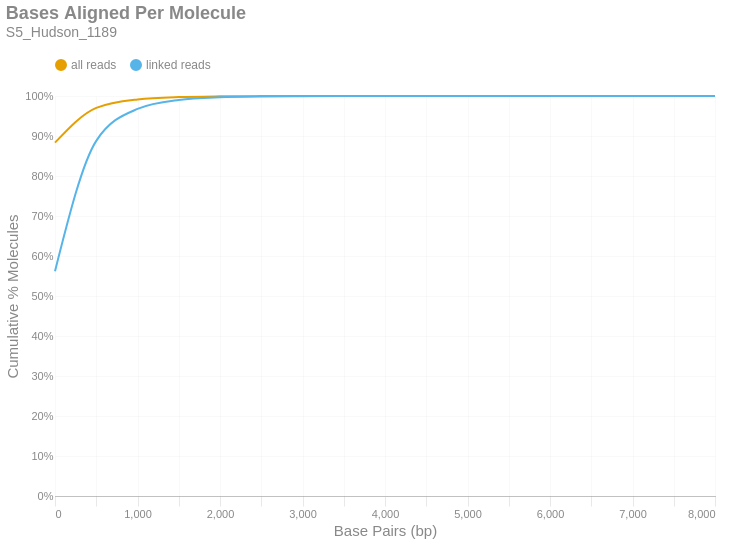

Notebook code for this chart:
### Markdown cell above
### Bases Aligned Per Molecule
This is a cumulative frequency distribution showing the number of base pairs aligned per unique molecule. These data are shown in 500 bp bins. There are two distributions: one with `all reads` (yellow) and another with only `linked reads` (blue). The percent of molecules in the `linked reads` distribution is relative to the total number of linked molecules.

### Code cell
if SKIPLR:
    print_html(f"Skipped")
else:
    binned_df = consolidated_hist(valids['aligned_bp'], mask, 500, True)
    with SafeRender(binned_df):
        (
            density_plot(binned_df, 'Bases Aligned Per Molecule', samplename, 'basesper')
            .encode(
                x=alt.X('bin:Q', title="Base Pairs (bp)").axis(tickMinStep=500).scale(padding=0),
                y=alt.Y('value:Q', title='Cumulative % Molecules')
                    .axis(format='%')
                    .scale(domain = [0,1])
                    .stack(False),
                color=alt.Color("key:N").scale(domain = ["all reads", "linked reads"]),
                tooltip = [
                    alt.Tooltip("key:N", title = "Data Type"),
                    alt.Tooltip("range_label:N", title="Bases Aligned Per Molecule"),
                    alt.Tooltip("value:Q", format = ".2%", title="% Molecules (Cum.)")
                ]
            )
        ).display()

### Figure 1 — Vega-Lite specification as saved in the notebook (floating-point values rounded to 4 significant figures)
{"width": "container", "height": 400, "config": {"title": {"anchor": "start", "dy": -15, "fontSize": 18, "color": "#888888", "subtitleColor": "#888888", "subtitleFontSize": 14}, "arc": {"fill": "#0072B2"}, "axis": {"domainColor": "#888888", "domainWidth": 0.5, "gridWidth": 0.2, "grid": false, "titleFontWeight": 400, "titleFontSize": 15, "labelFontSize": 11, "labelColor": "#888888", "tickColor": "#888888", "tickWidth": 0.2, "titleColor": "#888888"}, "axisBand": {"grid": false}, "axisX": {"grid": true, "tickSize": 10, "domainCap": "round"}, "axisY": {"domain": false, "grid": true, "tickSize": 0, "domainCap": "round"}, "background": "transparent", "header": {"labelFontSize": 15, "labelColor": "#888888", "titleFontSize": 15, "titleFontWeight": 600, "titleColor": "#888888"}, "legend": {"labelFont": "sans-serif", "labelFontSize": 12, "labelColor": "#888888", "symbolSize": 100, "symbolType": "circle", "titleFontSize": 12, "titlePadding": 10, "titleColor": "#888888", "title": null, "orient": "top"}, "range": {"category": ["#E69F00", "#56B4E9", "#009E73", "#F0E442", "#0072B2", "#D55E00", "#CC79A7", "#000000"], "diverging": ["#cfe8f3", "#a2d4ec", "#73bfe2", "#46abdb", "#1696d2", "#12719e"]}, "area": {"fill": "#0072B2", "fillOpacity": 0.7, "line": true, "strokeOpacity": 0.7}, "line": {"color": "#0072B2", "stroke": "#0072B2", "strokeWidth": 2}, "trail": {"color": "#0072B2", "stroke": "#0072B2", "strokeWidth": 0, "size": 1}, "point": {"filled": true, "fillOpacity": 1.0, "size": 95}, "text": {"color": "#888888", "fontSize": 11, "align": "right", "fontWeight": 400, "size": 11}, "bar": {"fill": "#0072B2", "stroke": null}, "view": {"stroke": null, "continuousWidth": 660, "continuousHeight": 400}}, "data": {"name": "data-cb86dc1aca9ae68c3672f044ea835b48"}, "mark": {"type": "line", "interpolate": "monotone", "point": {"opacity": 0, "size": 275}}, "encoding": {"color": {"field": "key", "scale": {"domain": ["all reads", "linked reads"]}, "type": "nominal"}, "tooltip": [{"field": "key", "title": "Data Type", "type": "nominal"}, {"field": "range_label", "title": "Bases Aligned Per Molecule", "type": "nominal"}, {"field": "value", "format": ".2%", "title": "% Molecules (Cum.)", "type": "quantitative"}], "x": {"axis": {"tickMinStep": 500}, "field": "bin", "scale": {"padding": 0}, "title": "Base Pairs (bp)", "type": "quantitative"}, "y": {"axis": {"format": "%"}, "field": "value", "scale": {"domain": [0, 1]}, "stack": false, "title": "Cumulative % Molecules", "type": "quantitative"}}, "params": [{"name": "param_c36ac31b6afebe62", "select": {"type": "point", "fields": ["key"]}, "bind": "legend"}], "title": {"text": "Bases Aligned Per Molecule", "subtitle": "S5_Hudson_1189"}, "transform": [{"fold": ["all reads (cumsum)", "linked reads (cumsum)"]}, {"calculate": "replace(datum.key, ' (cumsum)', '')", "as": "key"}, {"filter": {"param": "param_c36ac31b6afebe62"}}], "usermeta": {"embedOptions": {"downloadFileName": "S5_Hudson_1189.basesper"}}, "$schema": "https://vega.github.io/schema/vega-lite/v6.1.0.json", "datasets": {"data-cb86dc1aca9ae68c3672f044ea835b48": [{"bin": "0.0", "interval": "0.0-500.0", "all reads": 0.8834, "linked reads": 0.562, "all reads (cumsum)": 0.8834, "linked reads (cumsum)": 0.562, "range_label": "0-499"}, {"bin": "500.0", "interval": "500.0-1000.0", "all reads": 0.08686, "linked reads": 0.3259, "all reads (cumsum)": 0.9703, "linked reads (cumsum)": 0.8879, "range_label": "500-999"}, {"bin": "1000.0", "interval": "1000.0-1500.0", "all reads": 0.02117, "linked reads": 0.07986, "all reads (cumsum)": 0.9915, "linked reads (cumsum)": 0.9677, "range_label": "1000-1499"}, {"bin": "1500.0", "interval": "1500.0-2000.0", "all reads": 0.00595, "linked reads": 0.02245, "all reads (cumsum)": 0.9974, "linked reads (cumsum)": 0.9902, "range_label": "1500-1999"}, {"bin": "2000.0", "interval": "2000.0-2500.0", "all reads": 0.001756, "linked reads": 0.006626, "all reads (cumsum)": 0.9992, "linked reads (cumsum)": 0.9968, "range_label": "2000-2499"}, {"bin": "2500.0", "interval": "2500.0-3000.0", "all reads": 0.0005405, "linked reads": 0.002039, "all reads (cumsum)": 0.9997, "linked reads (cumsum)": 0.9989, "range_label": "2500-2999"}, {"bin": "3000.0", "interval": "3000.0-3500.0", "all reads": 0.0001803, "linked reads": 0.0006805, "all reads (cumsum)": 0.9999, "linked reads (cumsum)": 0.9995, "range_label": "3000-3499"}, {"bin": "3500.0", "interval": "3500.0-4000.0", "all reads": 7.128e-05, "linked reads": 0.0002689, "all reads (cumsum)": 0.9999, "linked reads (cumsum)": 0.9998, "range_label": "3500-3999"}, {"bin": "4000.0", "interval": "4000.0-4500.0", "all reads": 3.031e-05, "linked reads": 0.0001144, "all reads (cumsum)": 1.0, "linked reads (cumsum)": 0.9999, "range_label": "4000-4499"}, {"bin": "4500.0", "interval": "4500.0-5000.0", "all reads": 1.141e-05, "linked reads": 4.306e-05, "all reads (cumsum)": 1.0, "linked reads (cumsum)": 1.0, "range_label": "4500-4999"}, {"bin": "5000.0", "interval": "5000.0-5500.0", "all reads": 3.742e-06, "linked reads": 1.412e-05, "all reads (cumsum)": 1.0, "linked reads (cumsum)": 1.0, "range_label": "5000-5499"}, {"bin": "5500.0", "interval": "5500.0-6000.0", "all reads": 2.619e-06, "linked reads": 9.882e-06, "all reads (cumsum)": 1.0, "linked reads (cumsum)": 1.0, "range_label": "5500-5999"}, {"bin": "6000.0", "interval": "6000.0-6500.0", "all reads": 1.871e-06, "linked reads": 7.059e-06, "all reads (cumsum)": 1.0, "linked reads (cumsum)": 1.0, "range_label": "6000-6499"}, {"bin": "6500.0", "interval": "6500.0-7000.0", "all reads": 0.0, "linked reads": 0.0, "all reads (cumsum)": 1.0, "linked reads (cumsum)": 1.0, "range_label": "6500-6999"}, {"bin": "7000.0", "interval": "7000.0-7500.0", "all reads": 1.871e-07, "linked reads": 7.059e-07, "all reads (cumsum)": 1.0, "linked reads (cumsum)": 1.0, "range_label": "7000-7499"}, {"bin": "7500.0", "interval": "7500.0-8000.0", "all reads": 1.871e-07, "linked reads": 7.059e-07, "all reads (cumsum)": 1.0, "linked reads (cumsum)": 1.0, "range_label": "7500-7999"}, {"bin": "8000.0", "interval": "8000.0-8500.0", "all reads": 1.871e-07, "linked reads": 7.059e-07, "all reads (cumsum)": 1.0, "linked reads (cumsum)": 1.0, "range_label": "8000-8499"}]}}
